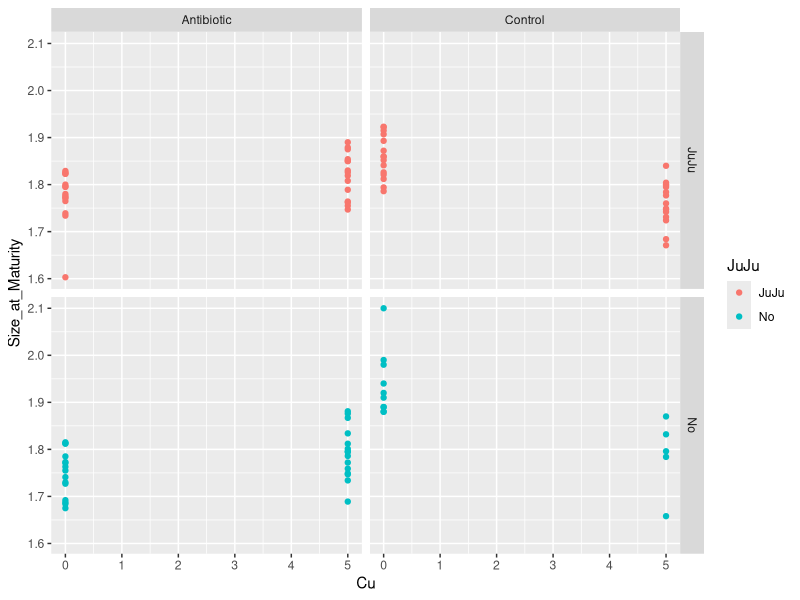
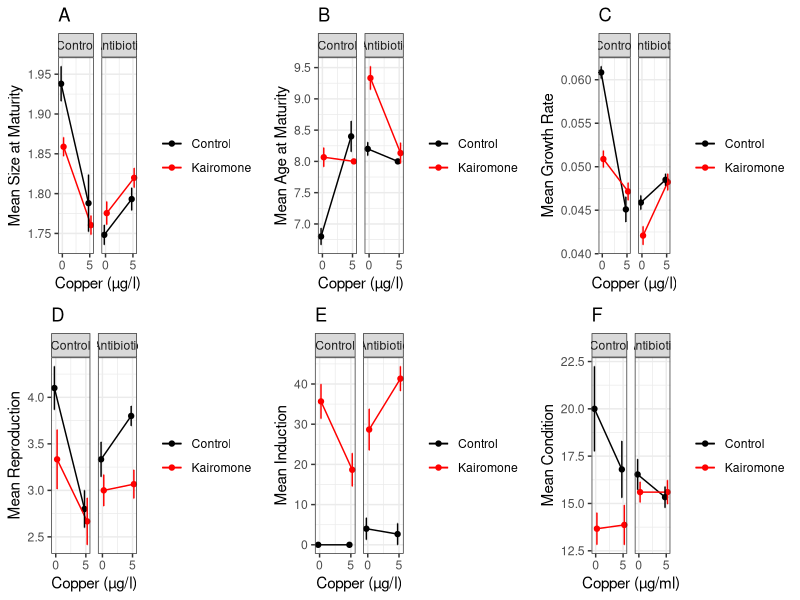

Generate these figures, in order, with R:
# life history analysis - Sadeq, Mills, Beckerman

# libraries
library(tidyverse)
library(readxl)
library(car)
library(gridExtra)
library(broom)

# get the data ----
lh_dat <- read_xlsx("Life history data.RLH_SS.xlsx")
glimpse(lh_dat)

# preliminary graphing ----
ggplot(lh_dat, aes(x = Cu, y = Size_at_Maturity, colour = JuJu))+
  geom_point()+
  facet_grid(JuJu~Antibiotic)

# Data Management and Summarisation ----

# summarise all of the traits to get mean ± se
sumDat <- lh_dat %>% 
  group_by(Cu, JuJu, Antibiotic) %>% 
  summarise(meanSize = mean(Size_at_Maturity, na.rm = TRUE),
            lwr_S = meanSize - sd(Size_at_Maturity, na.rm = TRUE)/sqrt(sum(!is.na(Size_at_Maturity))),
            upr_S = meanSize + sd(Size_at_Maturity, na.rm = TRUE)/sqrt(sum(!is.na(Size_at_Maturity))),
            meanAge = mean(Age_at_Maturity, na.rm = TRUE),
            lwr_A = meanAge - sd(Age_at_Maturity, na.rm = TRUE)/sqrt(sum(!is.na(Age_at_Maturity))),
            upr_A = meanAge + sd(Age_at_Maturity, na.rm = TRUE)/sqrt(sum(!is.na(Age_at_Maturity))),
            meanGR = mean(Growth_Rate, na.rm = TRUE),
            lwr_GR = meanGR - sd(Growth_Rate, na.rm = TRUE)/sqrt(sum(!is.na(Growth_Rate))),
            upr_GR = meanGR + sd(Growth_Rate, na.rm = TRUE)/sqrt(sum(!is.na(Growth_Rate))),
            meanRepro = mean(`Clutch Size`, na.rm = TRUE),
            lwr_Repro = meanRepro - sd(`Clutch Size`, na.rm = TRUE)/sqrt(sum(!is.na(`Clutch Size`))),
            upr_Repro = meanRepro + sd(`Clutch Size`, na.rm = TRUE)/sqrt(sum(!is.na(`Clutch Size`))),
            meanInd = mean(Neckteeth_Induction, na.rm = TRUE),
            lwr_ind = meanInd - sd(Neckteeth_Induction, na.rm = TRUE)/sqrt(sum(!is.na(Neckteeth_Induction))),
            upr_ind = meanInd + sd(Neckteeth_Induction, na.rm = TRUE)/sqrt(sum(!is.na(Neckteeth_Induction))),
            meanLipid = mean(Lipid_Index, na.rm = TRUE),
            lwr_lip = meanLipid - sd(Lipid_Index, na.rm = TRUE)/sqrt(sum(!is.na(Lipid_Index))),
            upr_lip = meanLipid + sd(Lipid_Index, na.rm = TRUE)/sqrt(sum(!is.na(Lipid_Index))))

# adjust factor levels for plotting            
sumDat <- sumDat %>% data.frame() %>% 
  mutate(JuJu = case_when(
    JuJu == "No" ~ "Control",
    JuJu == "JuJu" ~ "Kairomone")) %>% 
  mutate(JuJu = factor(JuJu, levels = c("Control", "Kairomone"))) %>% 
  mutate(Antibiotic = factor(Antibiotic, 
                             levels = c("Control", "Antibiotic"))) %>% 
  rename(Kairomone = JuJu)

sumDat

# make the six plot figure - factorial design ----
pSize <- ggplot(sumDat, aes(x = Cu, y = meanSize, 
                   group = Kairomone,
                   colour = Kairomone,
                   ymin = lwr_S,
                   ymax = upr_S))+
  geom_point(position = position_dodge(width = 0.9))+
  geom_line(position = position_dodge(width = 0.9))+
  geom_errorbar(width = 0.1, position = position_dodge(width = 0.9))+
  facet_wrap(~Antibiotic)+ylab("Mean Size at Maturity")+
  scale_colour_manual(values = c(Control = "black", Kairomone = "Red"))+
  xlab("Copper (µg/l)")+
  scale_x_continuous(breaks = c(0,5))+
  theme_bw()+ggtitle("A")+
  theme(legend.title=element_blank())

pAge <- ggplot(sumDat, aes(x = Cu, y = meanAge, 
                         group = Kairomone,
                         colour = Kairomone,
                         ymin = lwr_A,
                         ymax = upr_A))+
  geom_point(position = position_dodge(width = 0.9))+
  geom_line(position = position_dodge(width = 0.9))+
  geom_errorbar(width = 0.1, position = position_dodge(width = 0.9))+
  facet_wrap(~Antibiotic)+ylab("Mean Age at Maturity")+
  scale_colour_manual(values = c(Control = "black", Kairomone = "Red"))+
  xlab("Copper (µg/l)")+
  scale_x_continuous(breaks = c(0,5))+
  theme_bw()+ggtitle("B")+
  theme(legend.title=element_blank())

pGR <- ggplot(sumDat, aes(x = Cu, y = meanGR, 
                         group = Kairomone,
                         colour = Kairomone,
                         ymin = lwr_GR,
                         ymax = upr_GR))+
  geom_point(position = position_dodge(width = 0.9))+
  geom_line(position = position_dodge(width = 0.9))+
  geom_errorbar(width = 0.1, position = position_dodge(width = 0.9))+
  facet_wrap(~Antibiotic)+ylab("Mean Growth Rate")+
  scale_colour_manual(values = c(Control = "black", Kairomone = "Red"))+
  xlab("Copper (µg/l)")+
  scale_x_continuous(breaks = c(0,5))+
  theme_bw()+ggtitle("C")+
  theme(legend.title=element_blank())

pRepro <- ggplot(sumDat, aes(x = Cu, y = meanRepro, 
                         group = Kairomone,
                         colour = Kairomone,
                         ymin = lwr_Repro,
                         ymax = upr_Repro))+
  geom_point(position = position_dodge(width = 0.9))+
  geom_line(position = position_dodge(width = 0.9))+
  geom_errorbar(width = 0.1, position = position_dodge(width = 0.9))+
  facet_wrap(~Antibiotic)+ylab("Mean Reproduction")+
  scale_colour_manual(values = c(Control = "black", Kairomone = "Red"))+
  xlab("Copper (µg/l)")+
  scale_x_continuous(breaks = c(0,5))+
  theme_bw()+ggtitle("D")+
  theme(legend.title=element_blank())

pInd <- ggplot(sumDat, aes(x = Cu, y = meanInd, 
                         group = Kairomone,
                         colour = Kairomone,
                         ymin = lwr_ind,
                         ymax = upr_ind))+
  geom_point(position = position_dodge(width = 0.9))+
  geom_line(position = position_dodge(width = 0.9))+
  geom_errorbar(width = 0.1, position = position_dodge(width = 0.9))+
  facet_wrap(~Antibiotic)+ylab("Mean Induction")+
  scale_colour_manual(values = c(Control = "black", Kairomone = "Red"))+
  xlab("Copper (µg/l)")+
  scale_x_continuous(breaks = c(0,5))+
  theme_bw()+ggtitle("E")+
  theme(legend.title=element_blank())

pLipid <- ggplot(sumDat, aes(x = Cu, y = meanLipid, 
                         group = Kairomone,
                         colour = Kairomone,
                         ymin = lwr_lip,
                         ymax = upr_lip))+
  geom_point(position = position_dodge(width = 0.9))+
  geom_line(position = position_dodge(width = 0.9))+
  geom_errorbar(width = 0.1, position = position_dodge(width = 0.9))+
  facet_wrap(~Antibiotic)+ylab("Mean Condition")+
  scale_colour_manual(values = c(Control = "black", Kairomone = "Red"))+
  theme_bw()+ggtitle("F")+
  xlab("Copper (µg/ml)")+
  scale_x_continuous(breaks = c(0,5))+
  theme(legend.title=element_blank())

# arrange the plots
grid.arrange(pSize,pAge,pGR,pRepro,pInd,pLipid, nrow = 2)

# Statistical Models -----

# overall MANOVA - three way interaction on phenotype
mv_LH <- lm(cbind(Size_at_Maturity, Age_at_Maturity, Growth_Rate,
                  `Clutch Size`, Neckteeth_Induction, Lipid_Index) ~ Cu*JuJu*Antibiotic, data = lh_dat)
Man_out <- Manova(mv_LH, univariate = TRUE)
Man_out
summary(Man_out, univariate = TRUE, multivariate = FALSE)



# univariate models
mod_size <- lm(Size_at_Maturity ~ Cu*JuJu*Antibiotic, data = lh_dat)
mod_age <- lm(Age_at_Maturity ~ Cu*JuJu*Antibiotic, data = lh_dat)
mod_GR <- lm(Growth_Rate ~ Cu*JuJu*Antibiotic, data = lh_dat)
mod_repro <- lm(`Clutch Size`~ Cu*JuJu*Antibiotic, data = lh_dat)
mod_ind <- lm(Neckteeth_Induction ~ Cu*JuJu*Antibiotic, data = lh_dat)
mod_lipid <- lm(Lipid_Index ~ Cu*JuJu*Antibiotic, data = lh_dat)

a1 <- Anova(mod_size)
a2 <- Anova(mod_age)
a3 <- Anova(mod_GR)
a4 <- Anova(mod_repro)
a5 <- Anova(mod_ind)
a6 <- Anova(mod_lipid)

##  collect anova tables
# out_table <- tidy(bind_rows(a1, a2, a3, a4, a5, a6)) %>% 
#   mutate(term = rep(c("Cu","Predation","Antibiotic", 
#                       "Cu:Predation", "Predation:Antibiotic", "Cu:Antibiotic",
#                       "Cu:Predation:Antibiotic","Residuals"), 6),
#          model = rep(c("size","age","gr","repr","ind","lipid"), each = 8)) %>% 
#   select(model, term, `Sum Sq`, Df, `F value`, `Pr(>F)`) %>% 
#   mutate(sig = case_when(
#     `Pr(>F)` < 0.05 & `Pr(>F)` >= 0.01 ~ "*",
#     `Pr(>F)` < 0.01 & `Pr(>F)` >= 0.001 ~ "**",
#     `Pr(>F)` < 0.001 ~ "***",
#     `Pr(>F)` >= 0.05 ~ "")) %>% 
#   filter(., !grepl("Residuals", term))

out_table <- tidy(bind_rows(a1, a2, a3, a4, a5, a6)) %>% 
  mutate(term = rep(c("Cu","Predation","Antibiotic", 
                      "Cu:Predation", "Predation:Antibiotic", "Cu:Antibiotic",
                      "Cu:Predation:Antibiotic","Residuals"), 6),
         model = rep(c("size","age","gr","repr","ind","lipid"), each = 8)) %>%
  select(model, term, sumsq, df, statistic, p.value) %>% 
  mutate(sig = case_when(
        p.value < 0.05 & p.value >= 0.01 ~ "*",
        p.value < 0.01 & p.value >= 0.001 ~ "**",
        p.value < 0.001 ~ "***",
        p.value >= 0.05 ~ "")) %>% 
  filter(., !grepl("Residuals", term))

out_table
write_csv(out_table, file = "allTrait_Model_univariateANOVA.csv")


# CONTROL/NO ANTIBIOTIC ONLY MODELS ----

mv_LH_II <- lm(cbind(Size_at_Maturity, Age_at_Maturity, Growth_Rate,
                  `Clutch Size`, Neckteeth_Induction, Lipid_Index) ~ Cu*JuJu, 
               data = filter(lh_dat, Antibiotic == "Control"))

Man_out_controls <- Manova(mv_LH_II, univariate = TRUE)
Man_out_controls

# univariate ANOVAs - no antibiotics
mod_size_II <- lm(Size_at_Maturity ~ Cu*JuJu, data = filter(lh_dat, Antibiotic == "Control"))
Anova(mod_size_II)

mod_age_II <- lm(Age_at_Maturity ~ Cu*JuJu, data = filter(lh_dat, Antibiotic == "Control"))
Anova(mod_age_II)

mod_GR_II <- lm(Growth_Rate ~ Cu*JuJu, data = filter(lh_dat, Antibiotic == "Control"))
Anova(mod_GR_II)

mod_repro_II <- lm(`Clutch Size`~ Cu*JuJu, data = filter(lh_dat, Antibiotic == "Control"))
Anova(mod_repro_II)

mod_ind_II <- lm(Neckteeth_Induction ~ Cu*JuJu, data = filter(lh_dat, Antibiotic == "Control"))
Anova(mod_ind_II)

mod_lipid_II <- lm(Lipid_Index ~ Cu*JuJu, data = filter(lh_dat, Antibiotic == "Control"))
Anova(mod_lipid_II)

a1_c <- Anova(mod_size_II)
a2_c <- Anova(mod_age_II)
a3_c <- Anova(mod_GR_II)
a4_c <- Anova(mod_repro_II)
a5_c <- Anova(mod_ind_II)
a6_c <- Anova(mod_lipid_II)

out_table_control <- tidy(bind_rows(a1_c, a2_c, a3_c, a4_c, a5_c, a6_c)) %>% 
  mutate(term = rep(c("Cu","Predation","Cu:Predation","Residuals"), 6),
         model = rep(c("size","age","gr","repr","ind","lipid"), each = 4)) %>%
  select(model, term, sumsq, df, statistic, p.value) %>% 
  mutate(sig = case_when(
    p.value < 0.05 & p.value >= 0.01 ~ "*",
    p.value < 0.01 & p.value >= 0.001 ~ "**",
    p.value < 0.001 ~ "***",
    p.value >= 0.05 ~ "")) %>% 
  filter(., !grepl("Residuals", term))

out_table_control
write_csv(out_table_control, file = "allTrait_Model_univariateANOVA_NoAntibiotic.csv")
